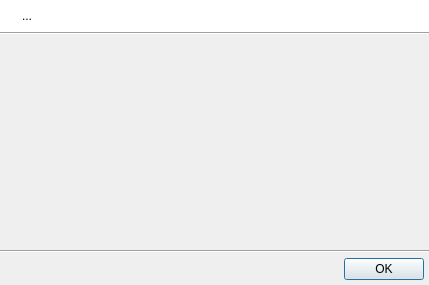
<?xml version="1.0" encoding="UTF-8"?>
<ui version="4.0">
 <class>QUTextDialog</class>
 <widget class="QDialog" name="QUTextDialog">
  <property name="windowModality">
   <enum>Qt::NonModal</enum>
  </property>
  <property name="geometry">
   <rect>
    <x>0</x>
    <y>0</y>
    <width>429</width>
    <height>285</height>
   </rect>
  </property>
  <property name="windowTitle">
   <string>Dialog</string>
  </property>
  <property name="windowIcon">
   <iconset resource="../resources/UltraStar-Manager.qrc">
    <normaloff>:/types/text.png</normaloff>:/types/text.png</iconset>
  </property>
  <layout class="QVBoxLayout" name="verticalLayout">
   <property name="spacing">
    <number>0</number>
   </property>
   <property name="leftMargin">
    <number>0</number>
   </property>
   <property name="topMargin">
    <number>0</number>
   </property>
   <property name="rightMargin">
    <number>0</number>
   </property>
   <property name="bottomMargin">
    <number>0</number>
   </property>
   <item>
    <widget class="QFrame" name="frame">
     <property name="palette">
      <palette>
       <active>
        <colorrole role="Base">
         <brush brushstyle="SolidPattern">
          <color alpha="255">
           <red>255</red>
           <green>255</green>
           <blue>255</blue>
          </color>
         </brush>
        </colorrole>
        <colorrole role="Window">
         <brush brushstyle="SolidPattern">
          <color alpha="255">
           <red>255</red>
           <green>255</green>
           <blue>255</blue>
          </color>
         </brush>
        </colorrole>
       </active>
       <inactive>
        <colorrole role="Base">
         <brush brushstyle="SolidPattern">
          <color alpha="255">
           <red>255</red>
           <green>255</green>
           <blue>255</blue>
          </color>
         </brush>
        </colorrole>
        <colorrole role="Window">
         <brush brushstyle="SolidPattern">
          <color alpha="255">
           <red>255</red>
           <green>255</green>
           <blue>255</blue>
          </color>
         </brush>
        </colorrole>
       </inactive>
       <disabled>
        <colorrole role="Base">
         <brush brushstyle="SolidPattern">
          <color alpha="255">
           <red>255</red>
           <green>255</green>
           <blue>255</blue>
          </color>
         </brush>
        </colorrole>
        <colorrole role="Window">
         <brush brushstyle="SolidPattern">
          <color alpha="255">
           <red>255</red>
           <green>255</green>
           <blue>255</blue>
          </color>
         </brush>
        </colorrole>
       </disabled>
      </palette>
     </property>
     <property name="autoFillBackground">
      <bool>true</bool>
     </property>
     <property name="frameShadow">
      <enum>QFrame::Raised</enum>
     </property>
     <layout class="QHBoxLayout">
      <item>
       <widget class="QLabel" name="infoIconLbl">
        <property name="sizePolicy">
         <sizepolicy hsizetype="Fixed" vsizetype="Preferred">
          <horstretch>0</horstretch>
          <verstretch>0</verstretch>
         </sizepolicy>
        </property>
        <property name="text">
         <string/>
        </property>
        <property name="pixmap">
         <pixmap resource="../resources/UltraStar-Manager.qrc">:/marks/information.png</pixmap>
        </property>
        <property name="alignment">
         <set>Qt::AlignLeading|Qt::AlignLeft|Qt::AlignTop</set>
        </property>
       </widget>
      </item>
      <item>
       <widget class="QLabel" name="textLbl">
        <property name="text">
         <string notr="true">...</string>
        </property>
        <property name="alignment">
         <set>Qt::AlignLeading|Qt::AlignLeft|Qt::AlignTop</set>
        </property>
        <property name="wordWrap">
         <bool>true</bool>
        </property>
       </widget>
      </item>
     </layout>
    </widget>
   </item>
   <item>
    <widget class="Line" name="line">
     <property name="orientation">
      <enum>Qt::Horizontal</enum>
     </property>
    </widget>
   </item>
   <item>
    <layout class="QVBoxLayout">
     <property name="spacing">
      <number>5</number>
     </property>
     <property name="leftMargin">
      <number>5</number>
     </property>
     <property name="topMargin">
      <number>5</number>
     </property>
     <property name="rightMargin">
      <number>5</number>
     </property>
     <property name="bottomMargin">
      <number>5</number>
     </property>
     <item>
      <widget class="QTextEdit" name="textEdit">
       <property name="palette">
        <palette>
         <active>
          <colorrole role="Button">
           <brush brushstyle="SolidPattern">
            <color alpha="0">
             <red>255</red>
             <green>255</green>
             <blue>255</blue>
            </color>
           </brush>
          </colorrole>
          <colorrole role="Base">
           <brush brushstyle="NoBrush">
            <color alpha="255">
             <red>0</red>
             <green>0</green>
             <blue>0</blue>
            </color>
           </brush>
          </colorrole>
          <colorrole role="Window">
           <brush brushstyle="SolidPattern">
            <color alpha="0">
             <red>255</red>
             <green>255</green>
             <blue>255</blue>
            </color>
           </brush>
          </colorrole>
         </active>
         <inactive>
          <colorrole role="Button">
           <brush brushstyle="SolidPattern">
            <color alpha="0">
             <red>255</red>
             <green>255</green>
             <blue>255</blue>
            </color>
           </brush>
          </colorrole>
          <colorrole role="Base">
           <brush brushstyle="NoBrush">
            <color alpha="255">
             <red>0</red>
             <green>0</green>
             <blue>0</blue>
            </color>
           </brush>
          </colorrole>
          <colorrole role="Window">
           <brush brushstyle="SolidPattern">
            <color alpha="0">
             <red>255</red>
             <green>255</green>
             <blue>255</blue>
            </color>
           </brush>
          </colorrole>
         </inactive>
         <disabled>
          <colorrole role="Button">
           <brush brushstyle="SolidPattern">
            <color alpha="0">
             <red>255</red>
             <green>255</green>
             <blue>255</blue>
            </color>
           </brush>
          </colorrole>
          <colorrole role="Base">
           <brush brushstyle="NoBrush">
            <color alpha="255">
             <red>0</red>
             <green>0</green>
             <blue>0</blue>
            </color>
           </brush>
          </colorrole>
          <colorrole role="Window">
           <brush brushstyle="SolidPattern">
            <color alpha="0">
             <red>255</red>
             <green>255</green>
             <blue>255</blue>
            </color>
           </brush>
          </colorrole>
         </disabled>
        </palette>
       </property>
       <property name="font">
        <font>
         <family>Lucida Console</family>
        </font>
       </property>
       <property name="styleSheet">
        <string>background-color: rgba(255, 255, 255, 0);</string>
       </property>
       <property name="frameShape">
        <enum>QFrame::NoFrame</enum>
       </property>
       <property name="lineWrapMode">
        <enum>QTextEdit::NoWrap</enum>
       </property>
       <property name="readOnly">
        <bool>true</bool>
       </property>
      </widget>
     </item>
    </layout>
   </item>
   <item>
    <widget class="Line" name="line_2">
     <property name="orientation">
      <enum>Qt::Horizontal</enum>
     </property>
    </widget>
   </item>
   <item>
    <layout class="QHBoxLayout">
     <property name="spacing">
      <number>0</number>
     </property>
     <property name="leftMargin">
      <number>5</number>
     </property>
     <property name="topMargin">
      <number>5</number>
     </property>
     <property name="rightMargin">
      <number>5</number>
     </property>
     <property name="bottomMargin">
      <number>5</number>
     </property>
     <item>
      <spacer>
       <property name="orientation">
        <enum>Qt::Horizontal</enum>
       </property>
       <property name="sizeHint" stdset="0">
        <size>
         <width>40</width>
         <height>20</height>
        </size>
       </property>
      </spacer>
     </item>
     <item>
      <widget class="QPushButton" name="doneBtn">
       <property name="text">
        <string>OK</string>
       </property>
       <property name="icon">
        <iconset resource="../resources/UltraStar-Manager.qrc">
         <normaloff>:/marks/accept.png</normaloff>:/marks/accept.png</iconset>
       </property>
      </widget>
     </item>
    </layout>
   </item>
  </layout>
 </widget>
 <resources>
  <include location="../resources/UltraStar-Manager.qrc"/>
 </resources>
 <connections/>
</ui>
